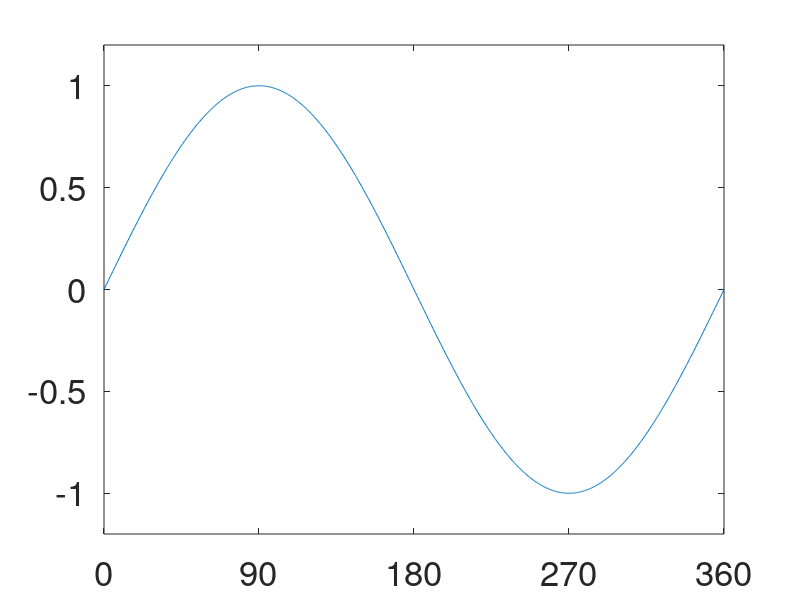

Here is the MATLAB script that generated this plot:
%Font 
% Font size    
% Line width
% Axis limit 
% Tick postition 
% Tick label 
%视频31分钟

x=linspace(0,2*pi,1000);y=sin(x);
h=plot(x,y);
set(gcf,'Color',[1 1 1]);
% 一种方式
%set(gca,'XLim',[0,2*pi]);
%set(gca,'YLim',[-1.2,1.2]);
% 第二种方式
xlim([0,2*pi]);
ylim([-1.2,1.2]);
set(gca,'FontSize',25);
set(gca,'XTick',0:pi/2:2*pi)
set(gca,'XTickLabel',0:90:360);
% set(gca,'FontName','symbol');
% set(gca,'XTickLabel',{'0','p2','p','3p/2','2p'})


